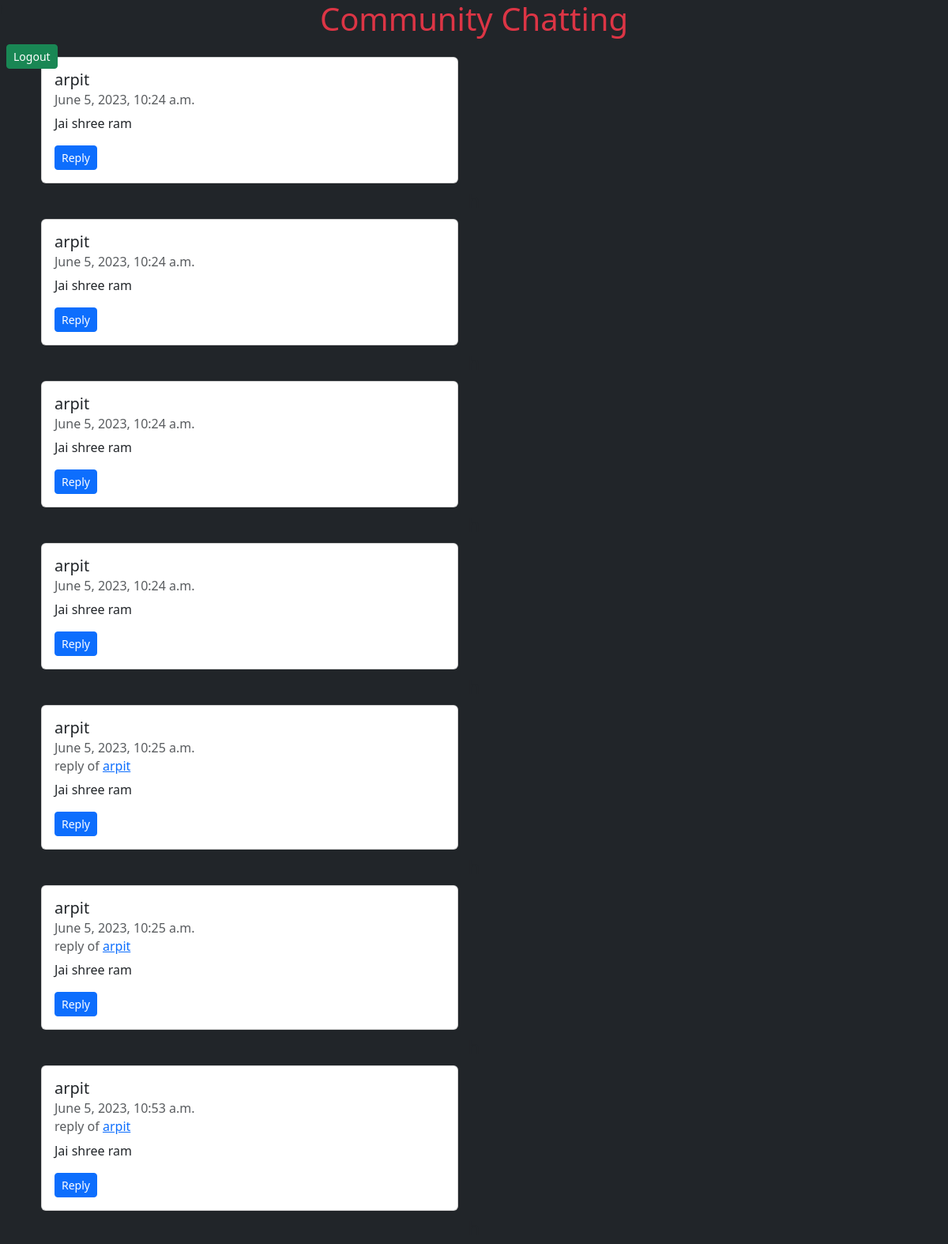
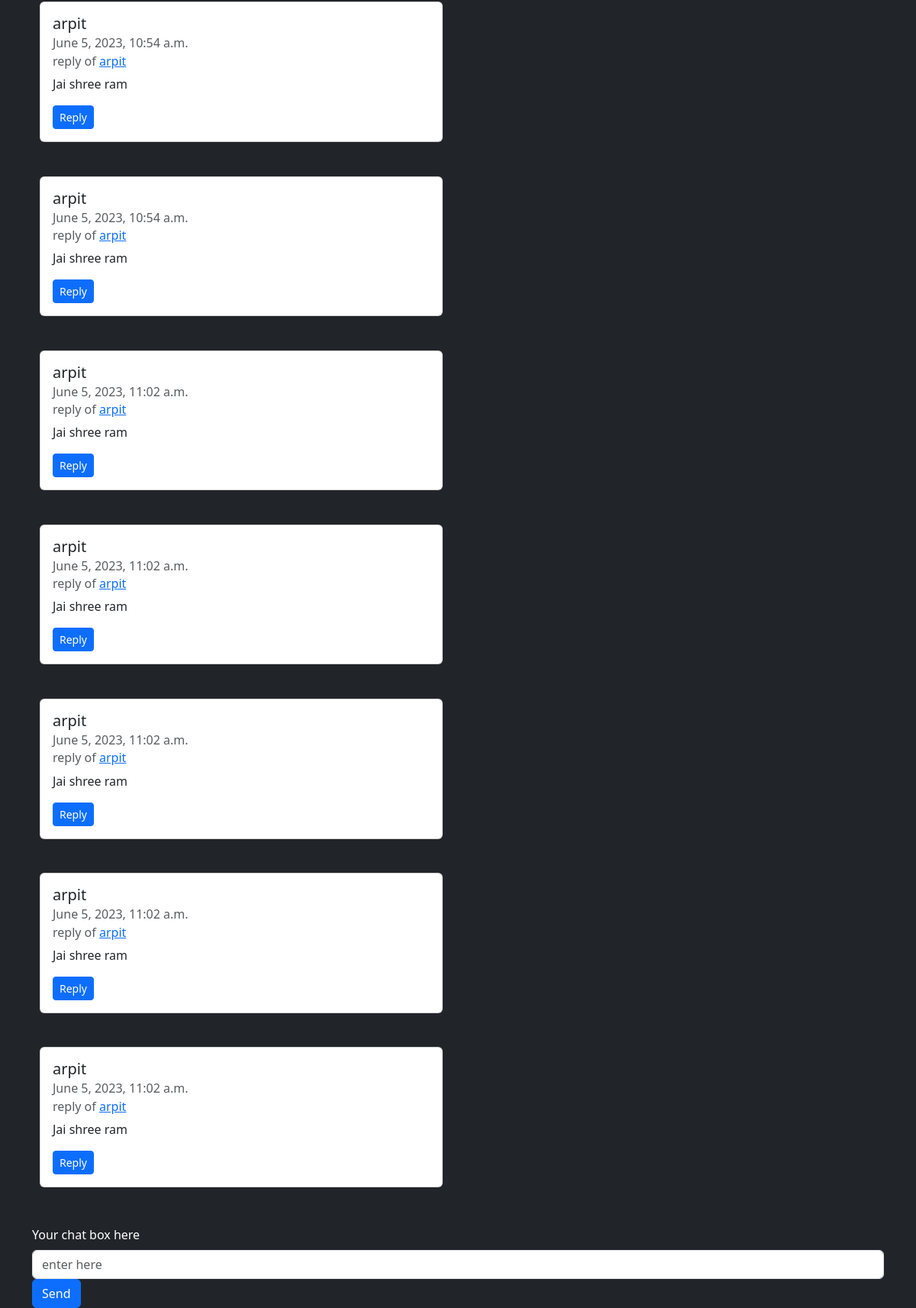
Screenshot of / (signed in) with the database file from the repository (2 pictures, top to bottom).
### chj/models.py (models this page shows)
class Chatting(models.Model):
    cuser = models.ForeignKey(User, on_delete=models.CASCADE, related_name="chatuser")
    cusrep = models.ForeignKey('self', on_delete=models.CASCADE, null=True)
    chattts = models.CharField(max_length=1000000)
    useridhtml = models.CharField(max_length=1000000, null=True)
    timestamp = models.DateTimeField(default=now)
    def __str__(self):
        return self.cuser.username

### chj/views.py (the view)
# urls.py: 2. Add a URL to urlpatterns:  path('', views.home, name='home')
def home(request):
    chsud = Chatting.objects.order_by("timestamp")
    fisch = Chatting.objects.first()
    lusch = Chatting.objects.last()
    if fisch:
        user = get_user_from_string(fisch)
        ff = Chatting.objects.filter(cuser=user).first().id
        print(ff)
    else:
        ff = 1
    userr = request.user
    return render(request, "chat.html", {"userschat": chsud, "lchsd": lusch, "main_user":userr, "fisch": ff})

### chj/models.py (called while the page is built)
def get_user_from_string(user_string):
    User = get_user_model()
    try:
        user = User.objects.get(username=user_string)  # Assuming the string is the username
    except User.DoesNotExist:
        user = None
    return user

### templates/chat.html (shortened to what this page needs)
{% extends 'index.html' %}
{% block bd %}
{% load mathfilters %}
<p id="ld{{fisch|sub:1}}">h</p>
<div class="container my-5">
    {% for n in userschat %}
    {% if request.user.username == n.cuser.username %}
    <div class="card" id="chat-log" style="width: 33rem; margin-left: 570px;">
        {% else %}
        <div class="card" style="width: 33rem; margin-left: 10px;">
            {% endif %}
            <div class="card-body" id="{{n.cuser.username}}">
                <h5 class="card-title" id="ld{{n.id}}">{{n.cuser.username}}</h5>
                <h6 class="card-subtitle mb-2 text-muted">{{n.timestamp}}
                </h6>
                {% if n.cusrep %}
                <h6 class="card-subtitle mb-2 text-muted">reply of
                <a href="#ld{{n.useridhtml|sub:1}}" >{{n.cusrep}}</a></h6>
                {% endif %}
                <p class="card-text">{{n.chattts}}</p>
                <button class="btn btn-primary btn-sm" id="button" onclick="t({{n.id}})">
                    Reply
                </button>
            </div>
        </div>
        <h4 class="row d-flex justify-content-center mt-2 mx-2">h</h4>
        {% endfor %}
        <h4 class="row d-flex justify-content-center mt-2 mx-2">h</h4>
    </div>
    <h4 class="row d-flex justify-content-center mt-1 mx-2">h</h4>
    {% if user.is_authenticated %}
        <div class="container mt-1 fixed-bottom bg-dark">
            <label for="chat-message-input" class="form-label text-white">Your chat box here</label>
            <input type="text" class="form-control" placeholder="enter here" name="user_chatter" maxlength="999999"  id="messagee">
            <button type="submit" class="btn btn-primary" onclick="sendMessage()">Send</button>
        </div>
</div>
{% else %}
<div class="container my-3 fixed-bottom">
    <h3 class="row d-flex justify-content-center bg-danger text-white">Please login then sent message</h3>
</div>
{% endif %}
{% endblock %}

### rows the page displays
Chatting: cuser.username "arpit", timestamp "June 5, 2023, 10:24 a.m.", chattts "Jai shree ram"
Chatting: cuser.username "arpit", timestamp "June 5, 2023, 10:24 a.m.", chattts "Jai shree ram"
Chatting: cuser.username "arpit", timestamp "June 5, 2023, 10:24 a.m.", chattts "Jai shree ram"
Chatting: cuser.username "arpit", timestamp "June 5, 2023, 10:24 a.m.", chattts "Jai shree ram"
Chatting: cuser.username "arpit", timestamp "June 5, 2023, 10:25 a.m.", cusrep "arpit", chattts "Jai shree ram"
Chatting: cuser.username "arpit", timestamp "June 5, 2023, 10:25 a.m.", cusrep "arpit", chattts "Jai shree ram"
Chatting: cuser.username "arpit", timestamp "June 5, 2023, 10:53 a.m.", cusrep "arpit", chattts "Jai shree ram"
Chatting: cuser.username "arpit", timestamp "June 5, 2023, 10:54 a.m.", cusrep "arpit", chattts "Jai shree ram"
Chatting: cuser.username "arpit", timestamp "June 5, 2023, 10:54 a.m.", cusrep "arpit", chattts "Jai shree ram"
Chatting: cuser.username "arpit", timestamp "June 5, 2023, 11:02 a.m.", cusrep "arpit", chattts "Jai shree ram"
Chatting: cuser.username "arpit", timestamp "June 5, 2023, 11:02 a.m.", cusrep "arpit", chattts "Jai shree ram"
Chatting: cuser.username "arpit", timestamp "June 5, 2023, 11:02 a.m.", cusrep "arpit", chattts "Jai shree ram"
Chatting: cuser.username "arpit", timestamp "June 5, 2023, 11:02 a.m.", cusrep "arpit", chattts "Jai shree ram"
Chatting: cuser.username "arpit", timestamp "June 5, 2023, 11:02 a.m.", cusrep "arpit", chattts "Jai shree ram"
